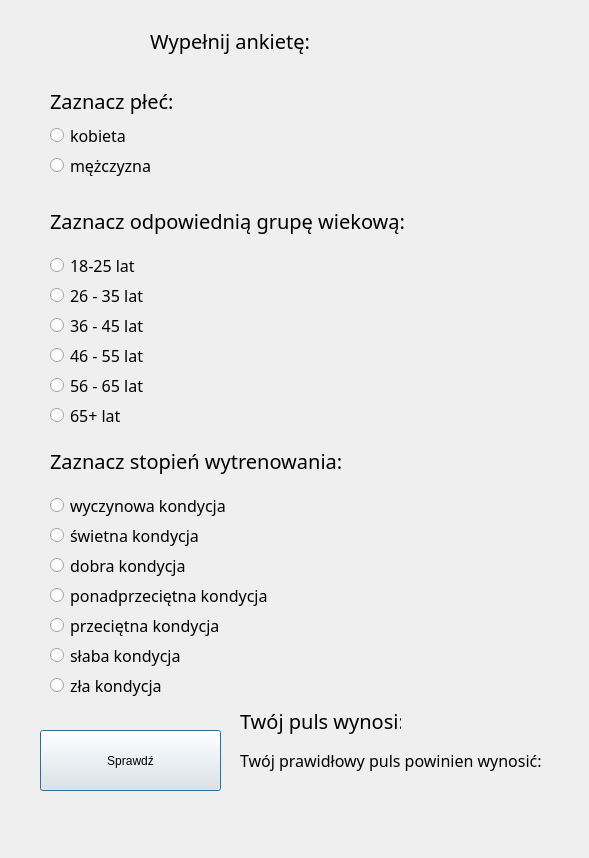
<?xml version="1.0" encoding="UTF-8"?>
<ui version="4.0">
 <class>Dialog</class>
 <widget class="QDialog" name="Dialog">
  <property name="geometry">
   <rect>
    <x>0</x>
    <y>0</y>
    <width>589</width>
    <height>858</height>
   </rect>
  </property>
  <property name="windowTitle">
   <string>Dialog</string>
  </property>
  <widget class="QLabel" name="label_2">
   <property name="geometry">
    <rect>
     <x>50</x>
     <y>190</y>
     <width>401</width>
     <height>61</height>
    </rect>
   </property>
   <property name="font">
    <font>
     <family>Microsoft YaHei Light</family>
     <pointsize>15</pointsize>
     <weight>50</weight>
     <bold>false</bold>
    </font>
   </property>
   <property name="text">
    <string>Zaznacz odpowiednią grupę wiekową:</string>
   </property>
  </widget>
  <widget class="QRadioButton" name="radioButton">
   <property name="geometry">
    <rect>
     <x>50</x>
     <y>250</y>
     <width>161</width>
     <height>31</height>
    </rect>
   </property>
   <property name="font">
    <font>
     <family>Microsoft YaHei Light</family>
     <pointsize>12</pointsize>
    </font>
   </property>
   <property name="text">
    <string>18-25 lat</string>
   </property>
  </widget>
  <widget class="QRadioButton" name="radioButton_2">
   <property name="geometry">
    <rect>
     <x>50</x>
     <y>280</y>
     <width>161</width>
     <height>31</height>
    </rect>
   </property>
   <property name="font">
    <font>
     <family>Microsoft YaHei Light</family>
     <pointsize>12</pointsize>
    </font>
   </property>
   <property name="text">
    <string>26 - 35 lat</string>
   </property>
  </widget>
  <widget class="QRadioButton" name="radioButton_3">
   <property name="geometry">
    <rect>
     <x>50</x>
     <y>310</y>
     <width>161</width>
     <height>31</height>
    </rect>
   </property>
   <property name="font">
    <font>
     <family>Microsoft YaHei Light</family>
     <pointsize>12</pointsize>
    </font>
   </property>
   <property name="text">
    <string>36 - 45 lat</string>
   </property>
  </widget>
  <widget class="QRadioButton" name="radioButton_4">
   <property name="geometry">
    <rect>
     <x>50</x>
     <y>340</y>
     <width>161</width>
     <height>31</height>
    </rect>
   </property>
   <property name="font">
    <font>
     <family>Microsoft YaHei Light</family>
     <pointsize>12</pointsize>
    </font>
   </property>
   <property name="text">
    <string>46 - 55 lat</string>
   </property>
  </widget>
  <widget class="QRadioButton" name="radioButton_5">
   <property name="geometry">
    <rect>
     <x>50</x>
     <y>370</y>
     <width>161</width>
     <height>31</height>
    </rect>
   </property>
   <property name="font">
    <font>
     <family>Microsoft YaHei Light</family>
     <pointsize>12</pointsize>
    </font>
   </property>
   <property name="text">
    <string>56 - 65 lat</string>
   </property>
  </widget>
  <widget class="QRadioButton" name="radioButton_6">
   <property name="geometry">
    <rect>
     <x>50</x>
     <y>490</y>
     <width>221</width>
     <height>31</height>
    </rect>
   </property>
   <property name="font">
    <font>
     <family>Microsoft YaHei Light</family>
     <pointsize>12</pointsize>
    </font>
   </property>
   <property name="text">
    <string>wyczynowa kondycja</string>
   </property>
  </widget>
  <widget class="QRadioButton" name="radioButton_7">
   <property name="geometry">
    <rect>
     <x>50</x>
     <y>120</y>
     <width>221</width>
     <height>31</height>
    </rect>
   </property>
   <property name="font">
    <font>
     <family>Microsoft YaHei Light</family>
     <pointsize>12</pointsize>
    </font>
   </property>
   <property name="text">
    <string>kobieta</string>
   </property>
  </widget>
  <widget class="QRadioButton" name="radioButton_8">
   <property name="geometry">
    <rect>
     <x>50</x>
     <y>150</y>
     <width>221</width>
     <height>31</height>
    </rect>
   </property>
   <property name="font">
    <font>
     <family>Microsoft YaHei Light</family>
     <pointsize>12</pointsize>
    </font>
   </property>
   <property name="text">
    <string>mężczyzna</string>
   </property>
  </widget>
  <widget class="QRadioButton" name="radioButton_9">
   <property name="geometry">
    <rect>
     <x>50</x>
     <y>520</y>
     <width>221</width>
     <height>31</height>
    </rect>
   </property>
   <property name="font">
    <font>
     <family>Microsoft YaHei Light</family>
     <pointsize>12</pointsize>
    </font>
   </property>
   <property name="text">
    <string>świetna kondycja</string>
   </property>
  </widget>
  <widget class="QRadioButton" name="radioButton_10">
   <property name="geometry">
    <rect>
     <x>50</x>
     <y>550</y>
     <width>221</width>
     <height>31</height>
    </rect>
   </property>
   <property name="font">
    <font>
     <family>Microsoft YaHei Light</family>
     <pointsize>12</pointsize>
    </font>
   </property>
   <property name="text">
    <string>dobra kondycja</string>
   </property>
  </widget>
  <widget class="QRadioButton" name="radioButton_11">
   <property name="geometry">
    <rect>
     <x>50</x>
     <y>580</y>
     <width>221</width>
     <height>31</height>
    </rect>
   </property>
   <property name="font">
    <font>
     <family>Microsoft YaHei Light</family>
     <pointsize>12</pointsize>
    </font>
   </property>
   <property name="text">
    <string>ponadprzeciętna kondycja</string>
   </property>
  </widget>
  <widget class="QRadioButton" name="radioButton_12">
   <property name="geometry">
    <rect>
     <x>50</x>
     <y>610</y>
     <width>221</width>
     <height>31</height>
    </rect>
   </property>
   <property name="font">
    <font>
     <family>Microsoft YaHei Light</family>
     <pointsize>12</pointsize>
    </font>
   </property>
   <property name="text">
    <string>przeciętna kondycja</string>
   </property>
  </widget>
  <widget class="QRadioButton" name="radioButton_13">
   <property name="geometry">
    <rect>
     <x>50</x>
     <y>640</y>
     <width>221</width>
     <height>31</height>
    </rect>
   </property>
   <property name="font">
    <font>
     <family>Microsoft YaHei Light</family>
     <pointsize>12</pointsize>
    </font>
   </property>
   <property name="text">
    <string>słaba kondycja</string>
   </property>
  </widget>
  <widget class="QRadioButton" name="radioButton_14">
   <property name="geometry">
    <rect>
     <x>50</x>
     <y>670</y>
     <width>221</width>
     <height>31</height>
    </rect>
   </property>
   <property name="font">
    <font>
     <family>Microsoft YaHei Light</family>
     <pointsize>12</pointsize>
    </font>
   </property>
   <property name="text">
    <string>zła kondycja</string>
   </property>
  </widget>
  <widget class="QLabel" name="label_3">
   <property name="geometry">
    <rect>
     <x>50</x>
     <y>440</y>
     <width>291</width>
     <height>41</height>
    </rect>
   </property>
   <property name="font">
    <font>
     <family>Microsoft YaHei Light</family>
     <pointsize>15</pointsize>
     <weight>50</weight>
     <bold>false</bold>
    </font>
   </property>
   <property name="text">
    <string>Zaznacz stopień wytrenowania:</string>
   </property>
  </widget>
  <widget class="QLabel" name="label_4">
   <property name="geometry">
    <rect>
     <x>50</x>
     <y>80</y>
     <width>151</width>
     <height>41</height>
    </rect>
   </property>
   <property name="font">
    <font>
     <family>Microsoft YaHei Light</family>
     <pointsize>15</pointsize>
     <weight>50</weight>
     <bold>false</bold>
    </font>
   </property>
   <property name="text">
    <string>Zaznacz płeć:</string>
   </property>
  </widget>
  <widget class="QPushButton" name="pushButton">
   <property name="geometry">
    <rect>
     <x>40</x>
     <y>730</y>
     <width>181</width>
     <height>61</height>
    </rect>
   </property>
   <property name="text">
    <string>Sprawdź</string>
   </property>
  </widget>
  <widget class="QLabel" name="label_5">
   <property name="geometry">
    <rect>
     <x>150</x>
     <y>20</y>
     <width>161</width>
     <height>41</height>
    </rect>
   </property>
   <property name="font">
    <font>
     <family>Microsoft YaHei Light</family>
     <pointsize>15</pointsize>
     <weight>50</weight>
     <bold>false</bold>
    </font>
   </property>
   <property name="text">
    <string>Wypełnij ankietę:</string>
   </property>
  </widget>
  <widget class="QRadioButton" name="radioButton_15">
   <property name="geometry">
    <rect>
     <x>50</x>
     <y>400</y>
     <width>161</width>
     <height>31</height>
    </rect>
   </property>
   <property name="font">
    <font>
     <family>Microsoft YaHei Light</family>
     <pointsize>12</pointsize>
    </font>
   </property>
   <property name="text">
    <string>65+ lat</string>
   </property>
  </widget>
  <widget class="QLabel" name="label_6">
   <property name="geometry">
    <rect>
     <x>240</x>
     <y>700</y>
     <width>161</width>
     <height>41</height>
    </rect>
   </property>
   <property name="font">
    <font>
     <family>Microsoft YaHei Light</family>
     <pointsize>15</pointsize>
     <weight>50</weight>
     <bold>false</bold>
    </font>
   </property>
   <property name="text">
    <string>Twój puls wynosi:</string>
   </property>
  </widget>
  <widget class="QLabel" name="label_7">
   <property name="geometry">
    <rect>
     <x>240</x>
     <y>740</y>
     <width>311</width>
     <height>41</height>
    </rect>
   </property>
   <property name="font">
    <font>
     <family>Microsoft YaHei Light</family>
     <pointsize>12</pointsize>
     <weight>50</weight>
     <bold>false</bold>
    </font>
   </property>
   <property name="text">
    <string>Twój prawidłowy puls powinien wynosić:</string>
   </property>
  </widget>
 </widget>
 <resources/>
 <connections/>
</ui>
